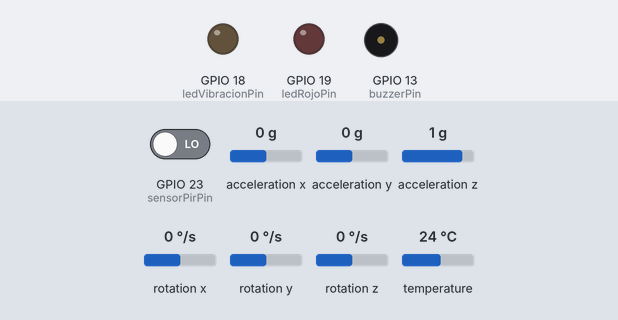
The sketch below on a simulated ESP32. Parts: output pins drawn as LEDs (lit = HIGH), buzzer (waves = sounding). Inputs (shaded band) come from the test bench; at power-on: acceleration x 0 g, GPIO 23 (sensorPirPin) LOW, acceleration y 0 g, acceleration z 1 g, rotation x 0 °/s, rotation y 0 °/s, rotation z 0 °/s, temperature 24 °C. WiFi joins after 1.5 s; servers stay silent unless stated; uploads are accepted with an empty reply; the local clock reads 2024-03-15 10:24:30 at power-on unless the sketch sets it; what the sketch prints to the serial monitor is not drawn.

Above: at 2.7 s.
2.8 s: acceleration x set to -0.6 g
4.3 s: acceleration x set to -0.9 g
At 4.4 s:
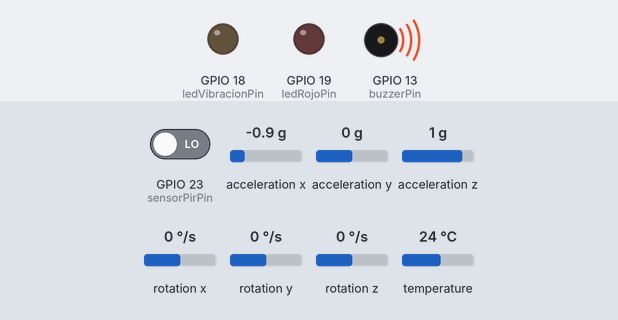
At 5.3 s:
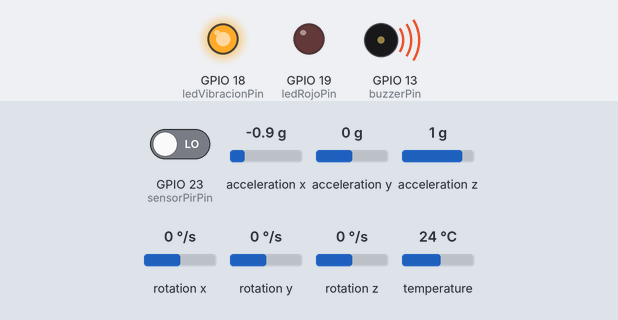
6.0 s: GPIO 23 (sensorPirPin) driven HIGH
At 7.2 s:
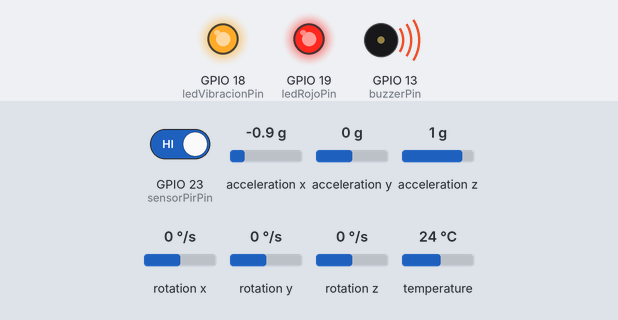
Timing chart, 0 to 9.0 s (numbered marks = the images above; inputs shaded):
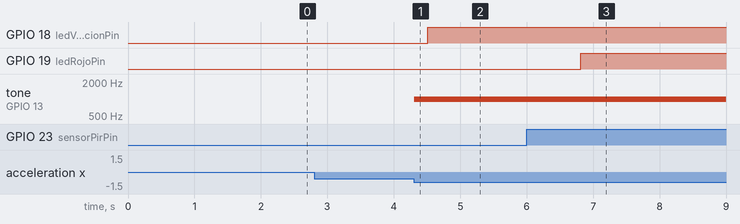

Measured:
- the behaviour switches between -0.7 and -0.8 g on acceleration x (found by bisection; images 0 and 1)
- after the input at 2.8 s, every drawn part: stays the same
- after the input at 4.3 s, GPIO 18 (ledVibracionPin): LOW → HIGH after 0.21 s; tone on GPIO 13 (buzzerPin): silent → 1000 Hz at once
- after the input at 6.0 s, GPIO 19 (ledRojoPin): LOW → HIGH after 0.81 s

The sketch:

V2.ino
```cpp
#include <WiFi.h>
#include "time.h"
#include <Adafruit_MPU6050.h>
#include <Adafruit_Sensor.h>
#include <Wire.h>
#include <HTTPClient.h>
#include <ArduinoJson.h>

// --- Instancia del sensor MPU6050 ---
Adafruit_MPU6050 mpu;

// --- CONFIGURACIÓN DE RED ---
const char* ssid = "Altro52.4G";
const char* password = "victor19";

// --- CONFIGURACIÓN DE HORA (NTP) ---
const char* ntpServer = "pool.ntp.org";
const long gmtOffset_sec = -10800; // UTC-3 para Chile
const int daylightOffset_sec = 0;

// --- Pines de los componentes ---
const int ledRojoPin = 19;      // LED para Movimiento (PIR)
const int ledVibracionPin = 18; // LED para Vibración (MPU-6050)
const int sensorPirPin = 23;
const int buzzerPin = 13;

// --- URL del backend (ajusta la IP a la de tu PC) ---
const char* backendUrl = "http://192.168.1.11:3000/api/devices/motion"; // Cambia la IP por la de tu PC

// --- Función para enviar evento al backend ---
void sendEventToBackend(const char* eventType, const char* sensorType, int sensorValue) {
  if (WiFi.status() == WL_CONNECTED) {
    HTTPClient http;
    http.begin(backendUrl);
    http.addHeader("Content-Type", "application/json");

    StaticJsonDocument<256> doc;
    doc["device_id"] = "ESP32_ALARM_01";
    doc["event_type"] = eventType;
    doc["sensor_type"] = sensorType;
    doc["timestamp"] = getFormattedTime();
    doc["sensor_value"] = sensorValue;

    String requestBody;
    serializeJson(doc, requestBody);

    int httpResponseCode = http.POST(requestBody);
    Serial.print("POST /api/devices/motion -> ");
    Serial.println(httpResponseCode);

    http.end();
  } else {
    Serial.println("WiFi no conectado, no se pudo enviar evento.");
  }
}

// --- Parámetros de Sensores y Alarma ---
#define VIBRATION_THRESHOLD 12
const long alarmDuration = 3000; // Duración mínima de la alarma en ms (3 segundos)

// --- Variables para el control de tiempo ---
unsigned long previousCheckTime = 0;
const long checkInterval = 100;

// --- Variables para la lógica de confirmación (PIR) ---
bool motionDetected = false;
unsigned long firstMotionTime = 0;
const long confirmationDelay = 750;

// --- Estados de los componentes ---
bool isAlarmActive = false;
unsigned long alarmStartTime = 0;
// --- NUEVAS VARIABLES DE MEMORIA ---
bool alarmTriggeredByMotion = false;
bool alarmTriggeredByVibration = false;

// --- Función para obtener la fecha y hora formateada ---
String getFormattedTime() {
  struct tm timeinfo;
  if (!getLocalTime(&timeinfo)) {
    return "Hora no sincronizada";
  }
  char timeStringBuff[50];
  strftime(timeStringBuff, sizeof(timeStringBuff), "%Y-%m-%d %H:%M:%S", &timeinfo);
  return String(timeStringBuff);
}

void setup() {
  Serial.begin(115200);

  pinMode(ledRojoPin, OUTPUT);
  pinMode(ledVibracionPin, OUTPUT);
  pinMode(sensorPirPin, INPUT);
  pinMode(buzzerPin, OUTPUT);

  // --- Inicialización del MPU6050 ---
  if (!mpu.begin()) {
    Serial.println("Fallo al encontrar el sensor MPU-6050. Revisa las conexiones.");
    while (1) { delay(10); }
  }
  Serial.println("Sensor MPU-6050 inicializado.");
  mpu.setAccelerometerRange(MPU6050_RANGE_8_G);
  mpu.setFilterBandwidth(MPU6050_BAND_21_HZ);

  // --- Conexión a Wi-Fi y Sincronización de Hora ---
  Serial.printf("Conectando a %s ", ssid);
  WiFi.begin(ssid, password);
  while (WiFi.status() != WL_CONNECTED) {
    delay(500);
    Serial.print(".");
  }
  Serial.println(" CONECTADO");
  configTime(gmtOffset_sec, daylightOffset_sec, ntpServer);
  Serial.println("Hora sincronizada.");

  Serial.println("Sistema de alarma V2.3 iniciado. Esperando eventos...");
}

void loop() {
  unsigned long currentTime = millis();

  if (currentTime - previousCheckTime >= checkInterval) {
    previousCheckTime = currentTime;

    // --- LECTURA DE SENSORES ---
    int sensorStatePIR = digitalRead(sensorPirPin);

    sensors_event_t a, g, temp;
    mpu.getEvent(&a, &g, &temp);
    float totalAccel = sqrt(pow(a.acceleration.x, 2) + pow(a.acceleration.y, 2) + pow(a.acceleration.z, 2));

    // --- DETERMINAR LAS CONDICIONES DE DISPARO ---
    if (sensorStatePIR == HIGH) {
      if (!motionDetected) {
        motionDetected = true;
        firstMotionTime = currentTime;
      }
    } else {
      motionDetected = false;
    }

    bool triggerByMotionNow = motionDetected && (currentTime - firstMotionTime >= confirmationDelay);
    bool triggerByVibrationNow = (totalAccel > VIBRATION_THRESHOLD);

    // --- LÓGICA DE LA ALARMA ---

    // 1. CONDICIÓN PARA ACTIVAR LA ALARMA
    if (triggerByMotionNow || triggerByVibrationNow) {
      if (!isAlarmActive) { // Si la alarma está apagada, la enciende
        isAlarmActive = true;
        alarmStartTime = currentTime;
        tone(buzzerPin, 1000);

        Serial.print("[" + getFormattedTime() + "] ");
        Serial.print("¡ALARMA ACTIVADA! Motivo: ");

        // Enviar evento al backend
        if (triggerByMotionNow) {
          sendEventToBackend("motion_detected", "PIR", 1);
        }
        if (triggerByVibrationNow) {
          sendEventToBackend("vibration_detected", "MPU6050", (int)totalAccel);
        }
      }
      // "Memoriza" la causa del disparo. Si una causa ya estaba, añade la nueva.
      if (triggerByMotionNow) {
        if (!alarmTriggeredByMotion) { Serial.print("Movimiento. "); }
        alarmTriggeredByMotion = true;
      }
      if (triggerByVibrationNow) {
        if (!alarmTriggeredByVibration) { Serial.print("Vibración."); }
        alarmTriggeredByVibration = true;
      }
    }

    // 2. LÓGICA MIENTRAS LA ALARMA ESTÁ ACTIVA
    if (isAlarmActive) {
      // Enciende los LEDs correspondientes a la causa "memorizada"
      digitalWrite(ledRojoPin, alarmTriggeredByMotion);
      digitalWrite(ledVibracionPin, alarmTriggeredByVibration);

      // CONDICIÓN PARA DESACTIVAR LA ALARMA
      if (!triggerByMotionNow && !triggerByVibrationNow && (currentTime - alarmStartTime >= alarmDuration)) {
        isAlarmActive = false;
        noTone(buzzerPin);
        digitalWrite(ledRojoPin, LOW);
        digitalWrite(ledVibracionPin, LOW);

        // Resetea la memoria de las causas
        alarmTriggeredByMotion = false;
        alarmTriggeredByVibration = false;

        Serial.println("\n[" + getFormattedTime() + "] Condiciones de alarma finalizadas. Sistema en reposo.");
      }
    }
  }
}
```
